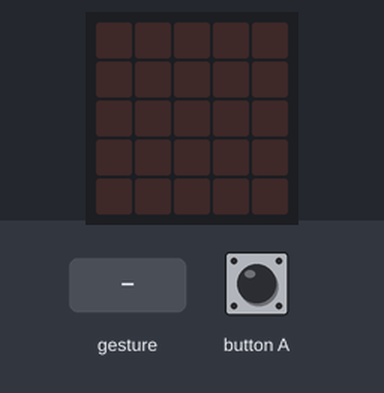
Simulated run of this program. Board: BBC micro:bit (MakeCode). Shown: the board's 5×5 LED display. Inputs (shaded band) come from the test bench. Random numbers come from a fixed seed; a tilt is held for 1.5 s and a shake lasts 1 s, then the board lies face up again.

Above: at 1.2 s.
1.3 s: gesture 'shake'
At 2.8 s:
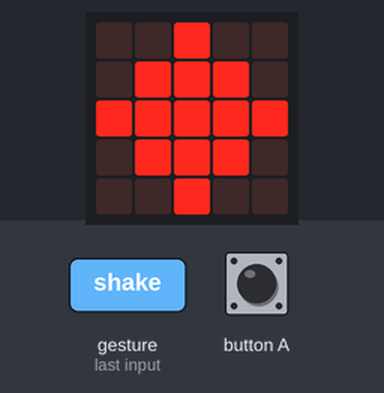
3.7 s: button A pressed for 0.15 s
At 5.0 s:
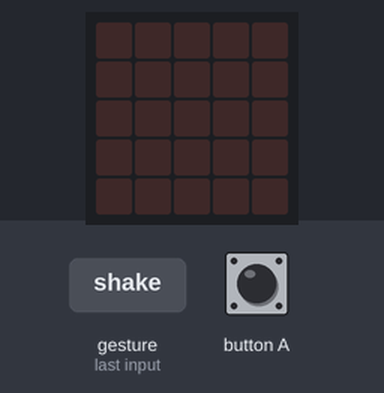
5.3 s: gesture 'shake'
At 7.1 s:
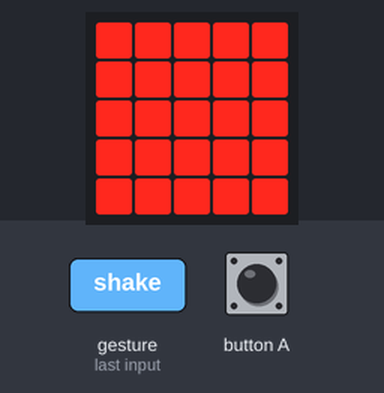
Timing chart, 0 to 8.6 s (numbered marks = the images above; inputs shaded):
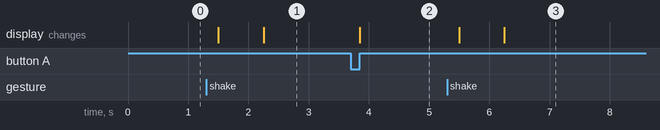

Measured:
- after the input at 1.3 s, the display: first changes after 0.20 s (image 1 shows a later state)
- after the input at 3.7 s, the display: changes after 0.15 s (image 2)
- after the input at 5.3 s, the display: first changes after 0.20 s (image 3 shows a later state)

The program:

main.ts
```typescript
let bildenummer = 0
input.onButtonPressed(Button.A, function () {
    basic.clearScreen()
})
input.onGesture(Gesture.Shake, function () {
    bildenummer = randint(0, 2)
    basic.showNumber(bildenummer)
    if (bildenummer == 0) {
        basic.showLeds(`
            . . # . .
            . # # # .
            # # # # #
            . # # # .
            . . # . .
            `)
    }
    if (bildenummer == 1) {
        basic.showIcon(IconNames.Scissors)
    }
    if (bildenummer == 2) {
        basic.showLeds(`
            # # # # #
            # # # # #
            # # # # #
            # # # # #
            # # # # #
            `)
    }
})
basic.forever(function () {

})
```

test.ts
```typescript
// testene settes inn her; disse vil ikke kompilert så lenge denne pakken blir brukt som en utvidelse.
```
